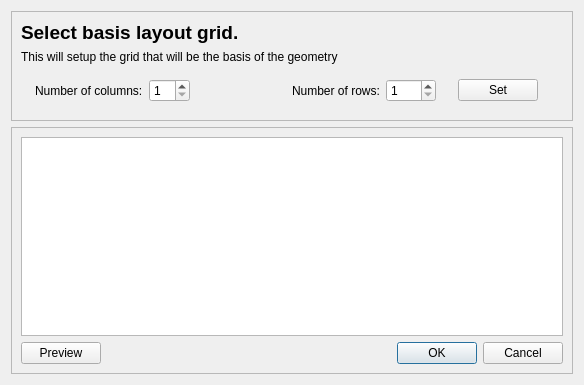
<?xml version="1.0" encoding="UTF-8"?>
<ui version="4.0">
 <class>Dialog</class>
 <widget class="QDialog" name="Dialog">
  <property name="geometry">
   <rect>
    <x>0</x>
    <y>0</y>
    <width>584</width>
    <height>385</height>
   </rect>
  </property>
  <property name="mouseTracking">
   <bool>true</bool>
  </property>
  <property name="windowTitle">
   <string>Dialog</string>
  </property>
  <layout class="QGridLayout" name="gridLayout">
   <item row="0" column="0">
    <widget class="QFrame" name="frame">
     <property name="frameShape">
      <enum>QFrame::StyledPanel</enum>
     </property>
     <property name="frameShadow">
      <enum>QFrame::Raised</enum>
     </property>
     <layout class="QGridLayout" name="gridLayout_2">
      <item row="1" column="0" alignment="Qt::AlignTop">
       <widget class="QLabel" name="label_2">
        <property name="text">
         <string>This will setup the grid that will be the basis of the geometry</string>
        </property>
       </widget>
      </item>
      <item row="0" column="0" alignment="Qt::AlignBottom">
       <widget class="QLabel" name="label">
        <property name="font">
         <font>
          <pointsize>14</pointsize>
          <weight>75</weight>
          <bold>true</bold>
         </font>
        </property>
        <property name="text">
         <string>Select basis layout grid.</string>
        </property>
       </widget>
      </item>
      <item row="2" column="0">
       <widget class="QWidget" name="widget" native="true">
        <layout class="QHBoxLayout" name="horizontalLayout">
         <item alignment="Qt::AlignRight">
          <widget class="QLabel" name="label_3">
           <property name="text">
            <string>Number of columns:</string>
           </property>
          </widget>
         </item>
         <item alignment="Qt::AlignLeft">
          <widget class="QSpinBox" name="ncol">
           <property name="maximumSize">
            <size>
             <width>50</width>
             <height>16777215</height>
            </size>
           </property>
           <property name="minimum">
            <number>1</number>
           </property>
          </widget>
         </item>
         <item alignment="Qt::AlignRight">
          <widget class="QLabel" name="label_4">
           <property name="text">
            <string>Number of rows:</string>
           </property>
          </widget>
         </item>
         <item>
          <widget class="QSpinBox" name="nrow">
           <property name="maximumSize">
            <size>
             <width>50</width>
             <height>16777215</height>
            </size>
           </property>
           <property name="minimum">
            <number>1</number>
           </property>
          </widget>
         </item>
         <item alignment="Qt::AlignHCenter">
          <widget class="QPushButton" name="set_but">
           <property name="text">
            <string>Set</string>
           </property>
          </widget>
         </item>
        </layout>
       </widget>
      </item>
     </layout>
    </widget>
   </item>
   <item row="1" column="0">
    <widget class="QFrame" name="frame_2">
     <property name="frameShape">
      <enum>QFrame::StyledPanel</enum>
     </property>
     <property name="frameShadow">
      <enum>QFrame::Raised</enum>
     </property>
     <layout class="QGridLayout" name="gridLayout_3">
      <item row="1" column="0">
       <widget class="QPushButton" name="preview_but">
        <property name="text">
         <string>Preview</string>
        </property>
       </widget>
      </item>
      <item row="1" column="1">
       <widget class="QDialogButtonBox" name="dialog_buttons">
        <property name="standardButtons">
         <set>QDialogButtonBox::Cancel|QDialogButtonBox::Ok</set>
        </property>
       </widget>
      </item>
      <item row="0" column="0" colspan="2">
       <widget class="QTableWidget" name="table_template">
        <property name="mouseTracking">
         <bool>true</bool>
        </property>
        <property name="rowCount">
         <number>0</number>
        </property>
        <property name="columnCount">
         <number>0</number>
        </property>
        <attribute name="horizontalHeaderVisible">
         <bool>false</bool>
        </attribute>
        <attribute name="verticalHeaderVisible">
         <bool>false</bool>
        </attribute>
       </widget>
      </item>
     </layout>
    </widget>
   </item>
  </layout>
 </widget>
 <resources/>
 <connections/>
</ui>
